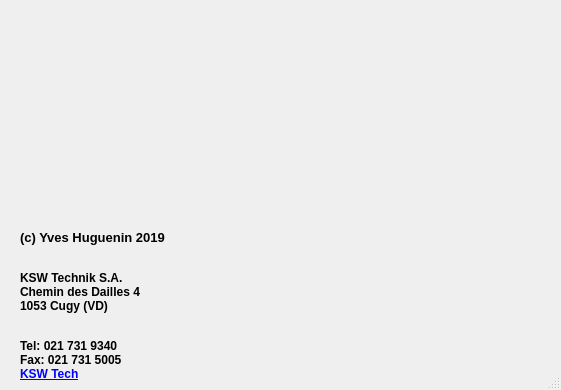
<?xml version="1.0" encoding="UTF-8"?>
<ui version="4.0">
 <class>Dialog</class>
 <widget class="QDialog" name="Dialog">
  <property name="windowModality">
   <enum>Qt::ApplicationModal</enum>
  </property>
  <property name="geometry">
   <rect>
    <x>0</x>
    <y>0</y>
    <width>561</width>
    <height>390</height>
   </rect>
  </property>
  <property name="windowTitle">
   <string notr="true">A Propos</string>
  </property>
  <property name="sizeGripEnabled">
   <bool>true</bool>
  </property>
  <widget class="QLabel" name="logo">
   <property name="geometry">
    <rect>
     <x>0</x>
     <y>0</y>
     <width>551</width>
     <height>261</height>
    </rect>
   </property>
   <property name="text">
    <string/>
   </property>
   <property name="pixmap">
    <pixmap>resources/logo.png</pixmap>
   </property>
  </widget>
  <widget class="QLabel" name="info">
   <property name="geometry">
    <rect>
     <x>0</x>
     <y>0</y>
     <width>561</width>
     <height>31</height>
    </rect>
   </property>
   <property name="text">
    <string/>
   </property>
  </widget>
  <widget class="QLabel" name="label">
   <property name="geometry">
    <rect>
     <x>20</x>
     <y>230</y>
     <width>511</width>
     <height>151</height>
    </rect>
   </property>
   <property name="text">
    <string>&lt;html&gt;&lt;head/&gt;&lt;body&gt;&lt;p&gt;&lt;span style=&quot; font-size:10pt; font-weight:600;&quot;&gt;(c) Yves Huguenin 2019&lt;/span&gt;&lt;br/&gt;&lt;/p&gt;&lt;p&gt;&lt;span style=&quot; font-weight:600;&quot;&gt;KSW Technik S.A.&lt;br/&gt;Chemin des Dailles 4&lt;br/&gt;1053 Cugy (VD)&lt;/span&gt;&lt;br/&gt;&lt;/p&gt;&lt;p&gt;&lt;span style=&quot; font-weight:600;&quot;&gt;Tel: 021 731 9340&lt;br/&gt;Fax: 021 731 5005&lt;BR&gt;&lt;a href=&quot;https://www.kswtech.com/en&quot;&gt;&lt;span style=&quot; text-decoration: underline; color:#0000ff;&quot;&gt;KSW Tech&lt;/span&gt;&lt;/a&gt;&lt;/p&gt;&lt;/body&gt;&lt;/html&gt;</string>
   </property>
   <property name="alignment">
    <set>Qt::AlignLeading|Qt::AlignLeft|Qt::AlignTop</set>
   </property>
  </widget>
 </widget>
 <resources>
  <include location="resources/gok.qrc"/>
 </resources>
 <connections/>
</ui>
